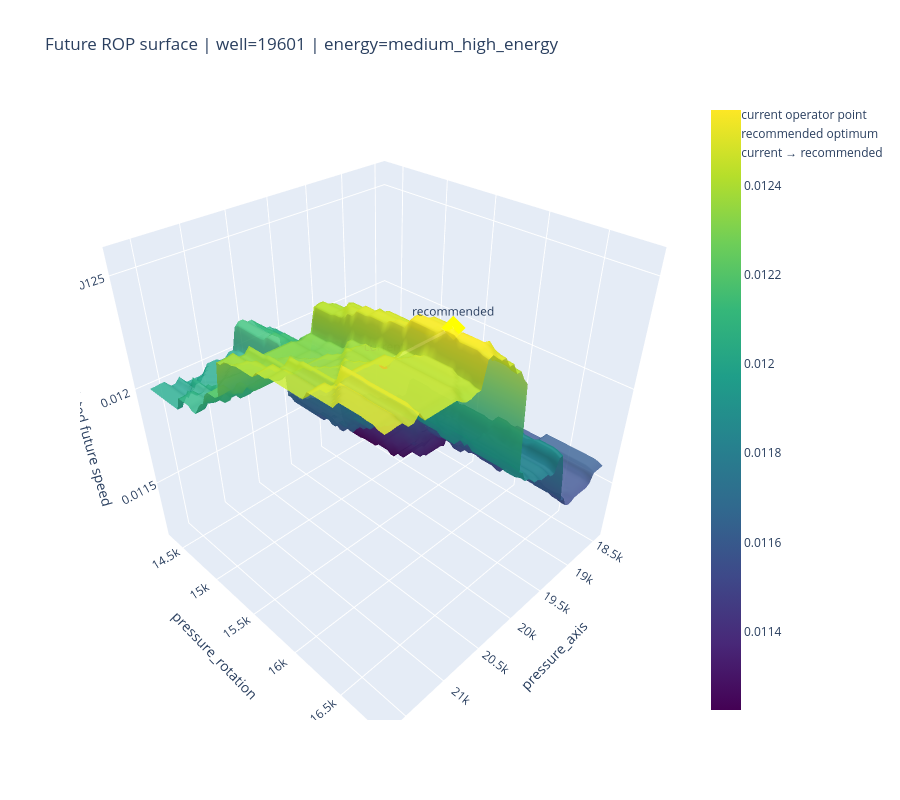

The notebook cell this image was saved under:
### Markdown cell above
## 4. Select replay point and plot

### Code cell
# Можно выбрать конкретный well_id и индекс.
WELL_ID = model_df["well_id"].dropna().unique()[0]
POINT_INDEX_IN_WELL = 250

well_df = model_df[model_df["well_id"] == WELL_ID].copy()
row = well_df.iloc[min(POINT_INDEX_IN_WELL, len(well_df)-1)]

PA, PR, Z, grid, best, current_pred_speed = build_surface(row, grid_size=60, max_delta_frac=0.08)

current = {
    "pressure_axis": float(row["pressure_axis"]),
    "pressure_rotation": float(row["pressure_rotation"]),
    "current_speed": float(row["speed"]),
    "current_predicted_future_speed": current_pred_speed,
    "energy_type": row["rock_energy_type_final"],
}

recommended = {
    "pressure_axis": float(best["pressure_axis"]),
    "pressure_rotation": float(best["pressure_rotation"]),
    "predicted_future_speed": float(best["pred_future_speed"]),
    "predicted_future_rotation": float(best["candidate_future_rotation"]),
}

print("Current:", current)
print("Recommended:", recommended)
print("Predicted uplift %:", 100 * (recommended["predicted_future_speed"] / (current_pred_speed + EPS) - 1))

fig = go.Figure()
fig.add_trace(go.Surface(x=PA, y=PR, z=Z, colorscale="Viridis", opacity=0.85, name="future ROP surface"))
fig.add_trace(go.Scatter3d(
    x=[current["pressure_axis"]], y=[current["pressure_rotation"]], z=[current_pred_speed],
    mode="markers+text", text=["current"], textposition="top center",
    marker=dict(size=7, color="red"), name="current operator point"
))
fig.add_trace(go.Scatter3d(
    x=[recommended["pressure_axis"]], y=[recommended["pressure_rotation"]], z=[recommended["predicted_future_speed"]],
    mode="markers+text", text=["recommended"], textposition="top center",
    marker=dict(size=8, color="yellow", symbol="diamond"), name="recommended optimum"
))
fig.add_trace(go.Scatter3d(
    x=[current["pressure_axis"], recommended["pressure_axis"]],
    y=[current["pressure_rotation"], recommended["pressure_rotation"]],
    z=[current_pred_speed, recommended["predicted_future_speed"]],
    mode="lines", line=dict(width=6, color="white"), name="current → recommended"
))
fig.update_layout(
    title=f"Future ROP surface | well={WELL_ID} | energy={current['energy_type']}",
    scene=dict(xaxis_title="pressure_axis", yaxis_title="pressure_rotation", zaxis_title="predicted future speed"),
    height=800,
)
fig.show()

### Figure 1 — Plotly figure (JSON) as saved in the notebook; plotly's stock layout.template omitted (floating-point values rounded to 4 significant figures; data arrays with more than 128 entries replaced by an {"elided": "..."} marker saying what was removed)
{"data": [{"colorscale": [[0, "#440154"], [0.1111, "#482878"], [0.2222, "#3e4989"], [0.3333, "#31688e"], [0.4444, "#26828e"], [0.5556, "#1f9e89"], [0.6667, "#35b779"], [0.7778, "#6ece58"], [0.8889, "#b5de2b"], [1, "#fde725"]], "name": "future ROP surface", "opacity": 0.85, "type": "surface", "x": {"elided": "60x60 float values"}, "y": {"elided": "60x60 float values"}, "z": {"elided": "60x60 float values"}}, {"marker": {"color": "red", "size": 7}, "mode": "markers+text", "name": "current operator point", "text": ["current"], "textposition": "top center", "type": "scatter3d", "x": [20056], "y": [15603], "z": [0.01213]}, {"marker": {"color": "yellow", "size": 8, "symbol": "diamond"}, "mode": "markers+text", "name": "recommended optimum", "text": ["recommended"], "textposition": "top center", "type": "scatter3d", "x": [20570.0], "y": [16560.0], "z": [0.01257]}, {"line": {"color": "white", "width": 6}, "mode": "lines", "name": "current → recommended", "type": "scatter3d", "x": [20056, 20570.0], "y": [15603, 16560.0], "z": [0.01213, 0.01257]}], "layout": {"height": 800, "scene": {"xaxis": {"title": {"text": "pressure_axis"}}, "yaxis": {"title": {"text": "pressure_rotation"}}, "zaxis": {"title": {"text": "predicted future speed"}}}, "title": {"text": "Future ROP surface | well=19601 | energy=medium_high_energy"}}}
